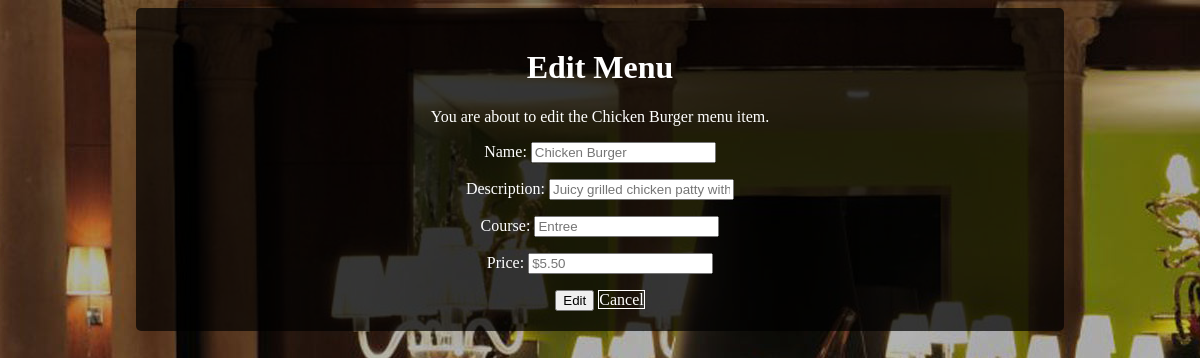
The app's page /restaurants/1/menu/3/edit/ with its own data.
### database_setup.py (models this page shows, shortened)
class MenuItem(Base):
    __tablename__ = 'menu_item'
    name =Column(String(80), nullable = False)
    id = Column(Integer, primary_key = True)
    description = Column(String(250))
    price = Column(String(8))
    course = Column(String(250))
    restaurant_id = Column(Integer,ForeignKey('restaurant.id'))
    restaurant = relationship(Restaurant)

### webserver.py (the view)
@app.route("/restaurants/<int:restaurant_id>/menu/<int:menu_id>/edit/", methods=["GET", "POST"])
def editMenuItem(restaurant_id, menu_id):
	menu = session.query(MenuItem).filter_by(restaurant_id = restaurant_id, id = menu_id).one()
	if request.method == "POST":
		if request.form["menu-name"]:
			menu.name = request.form["menu-name"]
		if request.form["menu-description"]:
			menu.description = request.form["menu-description"]
		if request.form["menu-price"]:
			menu.price = request.form["menu-price"]
		session.add(menu)
		session.commit()
		flash("Menu Item Successfully Edited")
		return redirect(url_for("restaurantMenu", restaurant_id = restaurant_id))
	else:
		return render_template("edit-menus.html", title="Edit Menu", menu = menu, restaurant_id = restaurant_id)

### templates/edit-menus.html (shortened to what this page needs)
<!doctype html>
<html>
	<head>
		<link rel="stylesheet" href="{{ url_for('static', filename='styles.css') }}">
	</head>
	<body>
		<div class="container">
			<header>
				<h1>{{ title }}</h1>
			</header>
			<section class="form-section">
				<p>You are about to edit the {{ menu.name }} menu item.</p>
				<form method="POST" action="{{ url_for('editMenuItem', restaurant_id = restaurant_id, menu_id = menu.id) }}">
					<p>
						<label for="menu-name"> Name:
							<input type="text" name="menu-name" placeholder="{{ menu.name }}">
						</label>
					</p>
					<p>
						<label for="menu-description"> Description:
							<input type="text" name="menu-description" placeholder="{{ menu.description }}">
						</label>
					</p>
					<p>
						<label for="menu-course"> Course:
							<input type="text" name="menu-course" placeholder="{{ menu.course }}">
						</label>
					</p>
					<p>
						<label for="menu-price"> Price:
							<input type="text" name="menu-price" placeholder="{{ menu.price }}">
						</label>
					</p>
					<input class="buttons" type="submit" value="Edit">
					<a class="buttons" href="{{ url_for('restaurantMenu', restaurant_id = restaurant_id) }}">Cancel</a>
				</form>
			</section>
		</div>
	<body>
</html>

### static/styles.css (style rules this page uses)
body { background: url("./images/main-background.png"); background-repeat: no-repeat; background-position: -20px 0px; background-attachment: fixed; }
.container { color: #ffffff; width: 75%; margin: 0 auto; background: rgba(0,0,0,0.7); padding: 20px; text-align: center; border-radius: 5px; }
h1 { text-align: center; }
a { text-decoration: none; color:white; border: 1px white solid; }

### records on screen
MenuItem: name "Chicken Burger", menu-name "Chicken Burger", menu-description "Juicy grilled chicken patty with tomato mayo and lettuce", menu-course "Entree", menu-price "$5.50"

### other values on screen
{{ title }} "Edit Menu"
